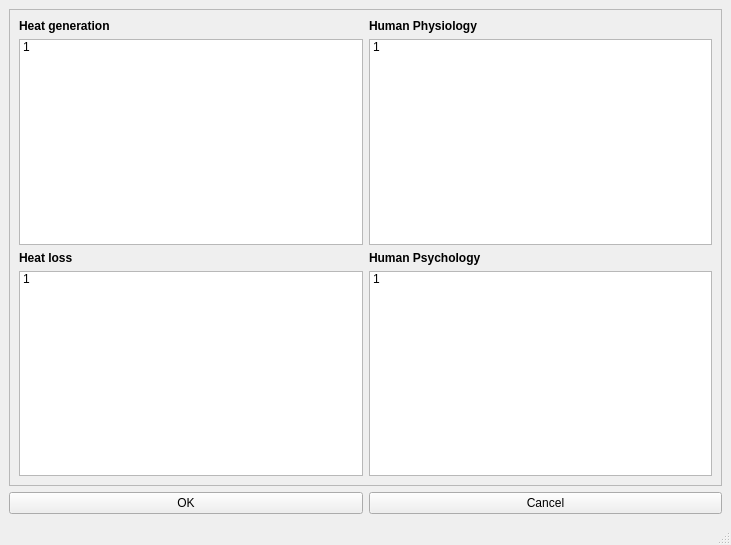
<?xml version="1.0" encoding="UTF-8"?>
<ui version="4.0">
 <class>MainWindow</class>
 <widget class="QMainWindow" name="MainWindow">
  <property name="geometry">
   <rect>
    <x>0</x>
    <y>0</y>
    <width>731</width>
    <height>545</height>
   </rect>
  </property>
  <property name="windowTitle">
   <string>Export</string>
  </property>
  <property name="windowIcon">
   <iconset>
    <normaloff>human-body-standing-black-icon.ico</normaloff>human-body-standing-black-icon.ico</iconset>
  </property>
  <widget class="QWidget" name="centralwidget">
   <layout class="QVBoxLayout" name="verticalLayout_2">
    <item>
     <layout class="QVBoxLayout" name="verticalLayout">
      <item>
       <widget class="QFrame" name="frame">
        <property name="frameShape">
         <enum>QFrame::StyledPanel</enum>
        </property>
        <property name="frameShadow">
         <enum>QFrame::Raised</enum>
        </property>
        <layout class="QGridLayout" name="gridLayout">
         <item row="3" column="0">
          <widget class="QListWidget" name="listWidget_3">
           <item>
            <property name="text">
             <string>1</string>
            </property>
            <property name="checkState">
             <enum>Unchecked</enum>
            </property>
           </item>
          </widget>
         </item>
         <item row="2" column="1">
          <widget class="QLabel" name="label_4">
           <property name="font">
            <font>
             <weight>75</weight>
             <bold>true</bold>
            </font>
           </property>
           <property name="text">
            <string>Human Psychology</string>
           </property>
          </widget>
         </item>
         <item row="3" column="1">
          <widget class="QListWidget" name="listWidget_4">
           <item>
            <property name="text">
             <string>1</string>
            </property>
            <property name="checkState">
             <enum>Unchecked</enum>
            </property>
           </item>
          </widget>
         </item>
         <item row="0" column="1">
          <widget class="QLabel" name="label_2">
           <property name="font">
            <font>
             <weight>75</weight>
             <bold>true</bold>
            </font>
           </property>
           <property name="text">
            <string>Human Physiology</string>
           </property>
          </widget>
         </item>
         <item row="0" column="0">
          <widget class="QLabel" name="label">
           <property name="font">
            <font>
             <weight>75</weight>
             <bold>true</bold>
            </font>
           </property>
           <property name="text">
            <string>Heat generation</string>
           </property>
          </widget>
         </item>
         <item row="2" column="0">
          <widget class="QLabel" name="label_3">
           <property name="font">
            <font>
             <weight>75</weight>
             <bold>true</bold>
            </font>
           </property>
           <property name="text">
            <string>Heat loss</string>
           </property>
          </widget>
         </item>
         <item row="1" column="1">
          <widget class="QListWidget" name="listWidget_2">
           <item>
            <property name="text">
             <string>1</string>
            </property>
            <property name="checkState">
             <enum>Unchecked</enum>
            </property>
           </item>
          </widget>
         </item>
         <item row="1" column="0">
          <widget class="QListWidget" name="listWidget">
           <item>
            <property name="text">
             <string>1</string>
            </property>
            <property name="checkState">
             <enum>Unchecked</enum>
            </property>
           </item>
          </widget>
         </item>
        </layout>
       </widget>
      </item>
      <item>
       <layout class="QHBoxLayout" name="horizontalLayout_3">
        <item>
         <widget class="QPushButton" name="pushButton_2">
          <property name="text">
           <string>OK</string>
          </property>
         </widget>
        </item>
        <item>
         <widget class="QPushButton" name="pushButton">
          <property name="text">
           <string>Cancel</string>
          </property>
         </widget>
        </item>
       </layout>
      </item>
     </layout>
    </item>
   </layout>
  </widget>
  <widget class="QMenuBar" name="menubar">
   <property name="geometry">
    <rect>
     <x>0</x>
     <y>0</y>
     <width>731</width>
     <height>21</height>
    </rect>
   </property>
  </widget>
  <widget class="QStatusBar" name="statusbar"/>
 </widget>
 <resources/>
 <connections/>
</ui>
